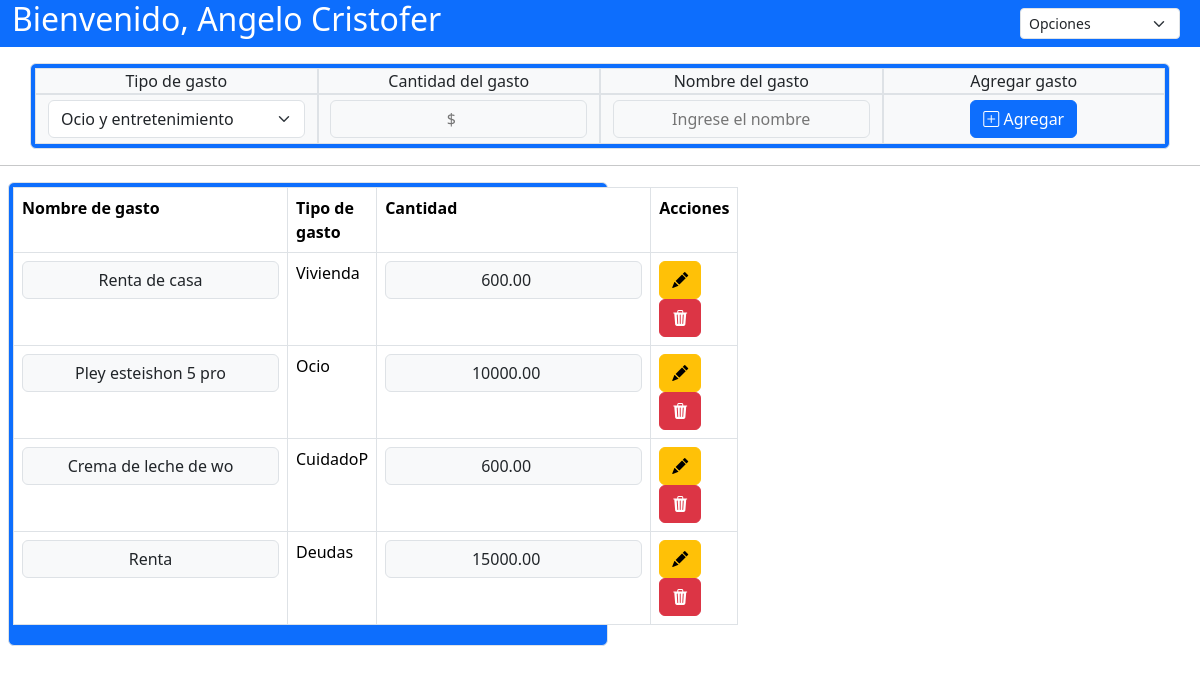
The page /Vistas/Inicio.php (signed in) on the database its author committed.
### tables this page shows
CREATE TABLE `gasto` (
  `idGasto` varchar(20) NOT NULL,
  `idUsuario` varchar(20) DEFAULT NULL,
  `tipoGasto` varchar(20) DEFAULT NULL,
  `fechaGasto` date DEFAULT NULL,
  `precioGasto` float(10,2) DEFAULT NULL,
  `nombreGasto` varchar(20) DEFAULT NULL
);

### Vistas/Inicio.php (the view, shortened to what this page needs)
<?php
require("../Controles/connectdb.php");
$correo = $_SESSION['correoUsuario'];
$idUsuarioresult = mysqli_query($conexion, "SELECT idUsuario FROM usuarios WHERE correoUsuario = '$correo'");
$usuarioName = mysqli_query($conexion, "SELECT (nombreUsuario) FROM usuarios WHERE correoUsuario = '$correo'");
if (!$idUsuarioresult || mysqli_num_rows($idUsuarioresult) == 0) {
    echo "No hay usuario";
} else {
    $idUsuario = mysqli_fetch_assoc($idUsuarioresult);
    $username1 = mysqli_fetch_assoc($usuarioName);
    $iduser = $idUsuario['idUsuario'];
    $nameUser = $username1['nombreUsuario'];
}
?>
<!DOCTYPE html>
<html lang="es" dir="ltr">
<head>
    <link rel="stylesheet" href="https://cdnjs.cloudflare.com/ajax/libs/font-awesome/6.0.0/css/all.min.css">
    <link href="https://cdn.jsdelivr.net/npm/bootstrap@5.3.3/dist/css/bootstrap.min.css" rel="stylesheet"
>
    <link rel="stylesheet" href="https://cdn.jsdelivr.net/npm/bootstrap-icons@1.11.3/font/bootstrap-icons.min.css">
</head>
<body>
    <div class="container bg-primary text-white m-0 mw-100">
        <div class="row align-items-start">
            <div class="col-10">
                <h2>Bienvenido, <?php echo $nameUser ?></h2>
            </div>
            <div class="col">
                <div class="d-flex justify-content-end align-items-center">
                    <select class="form-select form-select-sm m-2" aria-label="Small select example" id="optionSession">
                        <option value="optionsSession">Opciones</option>
                    </select>
                </div>
            </div>
        </div>
    </div>
    <div class="container mt-3 align-items-center ">
        <form action="../Controles/SaveCash.php" method="POST">
            <div class="row align-items-stretch border rounded p-1 bg-primary">
                <div class="col-3 border bg-light d-flex justify-content-center align-items-center">
                    <label for="tipoGasto">Tipo de gasto</label><br>
                </div>
                <div class="col-3 border bg-light d-flex justify-content-center align-items-center">
                    <label for="tipoGasto">Cantidad del gasto</label><br>
                </div>
                <div class="col-3 border bg-light d-flex justify-content-center align-items-center">
                    <label for="tipoGasto">Nombre del gasto</label><br>
                </div>
                <div class="col-3 border bg-light d-flex justify-content-center align-items-center">
                    <label for="tipoGasto">Agregar gasto</label><br>
                </div>
                <div class="col-3 border bg-light d-flex justify-content-center align-items-center">
                    <select class="form-select" id="tipoGasto" name="tipoGasto">
                        <option value="Ocio">Ocio y entretenimiento</option>
                    </select>
                </div>
                <div class="col-3 border bg-light d-flex justify-content-center align-items-center">
                    <input id="gasto" name="gasto" type="number" placeholder="$" class=" input-group-text" required><br><br>
                </div>
                <div class="col-3 border bg-light d-flex justify-content-center align-items-center">
                    <input type="text" name="nombregasto" id="nombregasto" placeholder="Ingrese el nombre"
                        class=" input-group-text" required><br>
                </div>
                <div class="col-3 border bg-light d-flex justify-content-center align-items-center">
                    <button type="submit" class="btn btn-primary" name="yes">
                        <i class="bi bi-plus-square"></i> Agregar
                    </button>
                </div>
            </div>
        </form>
    </div>
    <hr>
    <div class="bg-primary p-1 m-2 w-50 border rounded">
        <div class="bg-light">
            <table class="table table-bordered">
                <tr>
                    <th scope="col" class="w-auto">Nombre de gasto</th>
                    <th scope="col" class="w-50">Tipo de gasto</th>
                    <th scope="col" class="">Cantidad</th>
                    <th scope="col" class="w-50">Acciones</th>
                </tr>
                <?php
                $consul1 = mysqli_query($conexion, "SELECT * FROM gasto WHERE idUsuario = '$iduser'");
                while ($fila = mysqli_fetch_assoc($consul1)) {
                    echo "<tr>
                    <td scope='row'><input type='text' class=' input-group-text' value='{$fila['nombreGasto']}'></input></td>
                    <td>{$fila['tipoGasto']}</td>
                    <td><input type='number' class=' input-group-text' value='{$fila['precioGasto']}'></input></td>
                    <td>
                        <button class='btn btn-warning' type='submit'><i class='bi bi-pencil-fill'></i></button>
                        <button class='btn btn-danger' type='submit'><i class='bi bi-trash3-fill'></i></button>
                    </td></tr>";
                }
                ?>
            </table>
        </div>
    </div>
</body>
</html>

### rows shown on the page
gasto: nombreGasto "Renta de casa", tipoGasto "Vivienda", precioGasto "600.00"
gasto: nombreGasto "Pley esteishon 5 pro", tipoGasto "Ocio", precioGasto "10000.00"
gasto: nombreGasto "Crema de leche de wo", tipoGasto "CuidadoP", precioGasto "600.00"
gasto: nombreGasto "Renta", tipoGasto "Deudas", precioGasto "15000.00"
